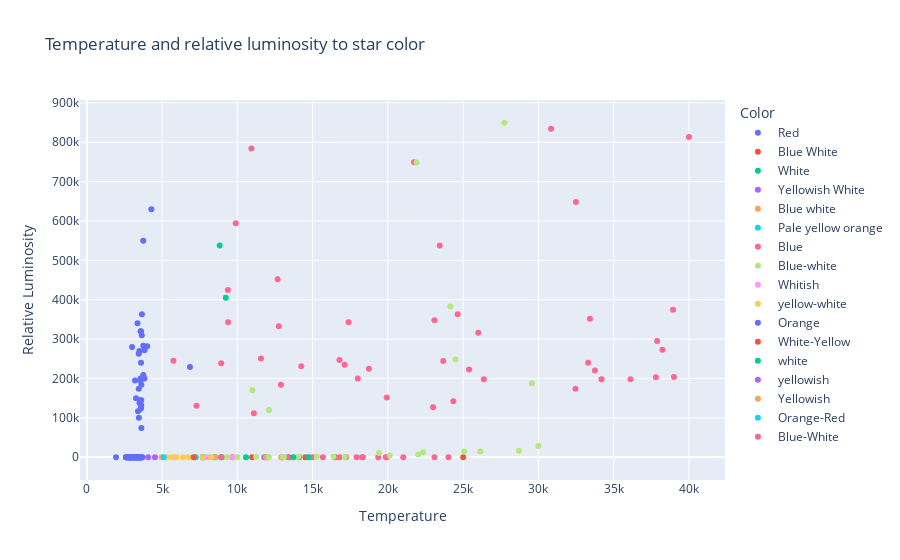

The code cell stored with this chart in its notebook:
### Code cell
###PLOT###
fig = px.scatter(df, x="Temperature", y="Relative Luminosity", color="Color", title="Temperature and relative luminosity to star color")
fig.show()

### Figure 1 — Plotly figure (JSON) as saved in the notebook; plotly's stock layout.template omitted (floating-point values rounded to 4 significant figures)
{"data": [{"hovertemplate": "Color=Red<br>Temperature=%{x}<br>Relative Luminosity=%{y}<extra></extra>", "legendgroup": "Red", "marker": {"color": "#636efa", "symbol": "circle"}, "mode": "markers", "name": "Red", "orientation": "v", "showlegend": true, "type": "scatter", "x": [3068, 3042, 2600, 2800, 1939, 2840, 2637, 2600, 2650, 2700, 3600, 3129, 3134, 3628, 2650, 3340, 2799, 3692, 3192, 3441, 3826, 3365, 3270, 3200, 3008, 3600, 3575, 3574, 3625, 3490, 3750, 3834, 3650, 3450, 3660, 3450, 3752, 3535, 3341, 3432, 2983, 2835, 2935, 3295, 2945, 2817, 2774, 2871, 3345, 3607, 3304, 3150, 3550, 3180, 2890, 3342, 2621, 3158, 3459, 3605, 3615, 3399, 3610, 3553, 4015, 3625, 6850, 3780, 3323, 3531, 3218, 3146, 3511, 3225, 2935, 2861, 2856, 2731, 3095, 3607, 3100, 2989, 3542, 3243, 3091, 3598, 3324, 3541, 3570, 3500, 3600, 3614, 2831, 2914, 3419, 3218, 3453, 2889, 2968, 3484, 2778, 3523, 3462, 3257, 2994, 3212, 3523, 3598, 3142, 3496, 3324, 3463], "xaxis": "x", "y": [0.0024, 0.0005, 0.0003, 0.0002, 0.000138, 0.00065, 0.00073, 0.0004, 0.00069, 0.00018, 0.0029, 0.0122, 0.0004, 0.0055, 0.0006, 0.0038, 0.0018, 0.00367, 0.00362, 0.039, 200000, 340000, 150000, 195000, 280000, 320000, 123000, 200000, 184000, 270000, 283000, 272000, 310000, 263000, 363000, 174000, 209000, 195000, 0.0056, 0.00067, 0.00024, 0.00034, 0.00014, 0.00098, 0.00032, 0.00098, 0.00036, 0.00072, 0.021, 0.022, 0.0085, 0.0088, 0.004, 0.001, 0.0034, 0.0015, 0.0006, 0.00135, 100000, 126000, 200000, 117000, 132000, 145000, 282000, 74000, 229000, 200000, 0.00043, 0.00093, 0.00054, 0.00015, 0.00064, 0.00076, 0.00087, 0.00019, 0.000896, 0.000437, 0.00019, 0.00023, 0.008, 0.0087, 0.0009, 0.0023, 0.0081, 0.0011, 0.0034, 0.0013, 320000, 138000, 240000, 145000, 0.000231, 0.000631, 0.000245, 0.000452, 0.000621, 0.000352, 0.000461, 0.000551, 0.000849, 0.000957, 0.0053, 0.0024, 0.0072, 0.0016, 0.0054, 0.0027, 0.00132, 0.00125, 0.0065, 0.0027], "yaxis": "y"}, {"hovertemplate": "Color=Blue White<br>Temperature=%{x}<br>Relative Luminosity=%{y}<extra></extra>", "legendgroup": "Blue White", "marker": {"color": "#EF553B", "symbol": "circle"}, "mode": "markers", "name": "Blue White", "orientation": "v", "showlegend": true, "type": "scatter", "x": [25000, 16500, 17200, 14100, 9675, 12010, 10980, 13420, 14520, 12984], "xaxis": "x", "y": [0.056, 0.013, 0.00098, 0.00067, 0.00045, 0.00078, 0.00074, 0.00059, 0.00082, 0.00088], "yaxis": "y"}, {"hovertemplate": "Color=White<br>Temperature=%{x}<br>Relative Luminosity=%{y}<extra></extra>", "legendgroup": "White", "marker": {"color": "#00cc96", "symbol": "circle"}, "mode": "markers", "name": "White", "orientation": "v", "showlegend": true, "type": "scatter", "x": [7740, 7220, 8500, 10574, 7723, 8829, 9235], "xaxis": "x", "y": [0.00049, 0.00017, 0.0005, 0.00014, 0.00014, 537493, 404940], "yaxis": "y"}, {"hovertemplate": "Color=Yellowish White<br>Temperature=%{x}<br>Relative Luminosity=%{y}<extra></extra>", "legendgroup": "Yellowish White", "marker": {"color": "#ab63fa", "symbol": "circle"}, "mode": "markers", "name": "Yellowish White", "orientation": "v", "showlegend": true, "type": "scatter", "x": [12990, 7700, 11790], "xaxis": "x", "y": [8.5e-05, 0.00011, 0.00015], "yaxis": "y"}, {"hovertemplate": "Color=Blue white<br>Temperature=%{x}<br>Relative Luminosity=%{y}<extra></extra>", "legendgroup": "Blue white", "marker": {"color": "#FFA15A", "symbol": "circle"}, "mode": "markers", "name": "Blue white", "orientation": "v", "showlegend": true, "type": "scatter", "x": [8570, 11900, 8924, 12912], "xaxis": "x", "y": [0.00081, 0.00067, 0.00028, 0.00071], "yaxis": "y"}, {"hovertemplate": "Color=Pale yellow orange<br>Temperature=%{x}<br>Relative Luminosity=%{y}<extra></extra>", "legendgroup": "Pale yellow orange", "marker": {"color": "#19d3f3", "symbol": "circle"}, "mode": "markers", "name": "Pale yellow orange", "orientation": "v", "showlegend": true, "type": "scatter", "x": [7230], "xaxis": "x", "y": [8e-05], "yaxis": "y"}, {"hovertemplate": "Color=Blue<br>Temperature=%{x}<br>Relative Luminosity=%{y}<extra></extra>", "legendgroup": "Blue", "marker": {"color": "#FF6692", "symbol": "circle"}, "mode": "markers", "name": "Blue", "orientation": "v", "showlegend": true, "type": "scatter", "x": [39000, 33750, 19860, 36108, 33300, 40000, 23000, 17120, 11096, 14245, 24630, 12893, 24345, 33421, 21020, 18290, 37800, 25390, 11567, 12675, 5752, 8927, 7282, 19923, 26373, 17383, 9373, 26000, 18000, 16790, 15680, 14982, 13340, 18340, 19920, 24020, 23092, 17920, 19360, 34190, 32460, 23678, 12749, 9383, 23440, 16787, 18734, 9892, 10930, 23095, 21738, 38234, 32489, 38940, 30839, 37882], "xaxis": "x", "y": [204000, 220000, 0.0011, 198000, 240000, 813000, 127000, 235000, 112000, 231000, 363000, 184000, 142000, 352000, 0.0015, 0.0013, 202900, 223000, 251000, 452000, 245000, 239000, 131000, 152000, 198000, 342900, 424520, 316000, 200000, 0.0014, 0.00122, 0.00118, 0.00109, 0.00134, 0.00156, 0.00159, 0.00132, 0.00111, 0.00125, 198200, 173800, 244290, 332520, 342940, 537430, 246730, 224780, 593900, 783930, 347820, 748890, 272830, 648430, 374830, 834042, 294903], "yaxis": "y"}, {"hovertemplate": "Color=Blue-white<br>Temperature=%{x}<br>Relative Luminosity=%{y}<extra></extra>", "legendgroup": "Blue-white", "marker": {"color": "#B6E880", "symbol": "circle"}, "mode": "markers", "name": "Blue-white", "orientation": "v", "showlegend": true, "type": "scatter", "x": [30000, 15276, 9030, 11250, 12098, 29560, 14060, 16390, 25070, 28700, 26140, 20120, 13023, 11000, 12100, 24490, 22350, 10012, 13089, 22012, 9320, 19400, 17140, 24145, 27739, 21904], "xaxis": "x", "y": [28840, 1136, 45, 672, 689, 188000, 1092, 1278, 14500, 16790, 14520, 4720, 998, 170000, 120000, 248490, 12450, 552, 788, 6748, 29, 10920, 883, 382993, 849420, 748490], "yaxis": "y"}, {"hovertemplate": "Color=Whitish<br>Temperature=%{x}<br>Relative Luminosity=%{y}<extra></extra>", "legendgroup": "Whitish", "marker": {"color": "#FF97FF", "symbol": "circle"}, "mode": "markers", "name": "Whitish", "orientation": "v", "showlegend": true, "type": "scatter", "x": [9700, 8052], "xaxis": "x", "y": [74, 8.7], "yaxis": "y"}, {"hovertemplate": "Color=yellow-white<br>Temperature=%{x}<br>Relative Luminosity=%{y}<extra></extra>", "legendgroup": "yellow-white", "marker": {"color": "#FECB52", "symbol": "circle"}, "mode": "markers", "name": "yellow-white", "orientation": "v", "showlegend": true, "type": "scatter", "x": [5800, 6757, 6380, 5936, 5587, 5300, 7720, 8250], "xaxis": "x", "y": [0.81, 1.43, 1.35, 1.357, 0.819, 0.59, 7.92, 9.25], "yaxis": "y"}, {"hovertemplate": "Color=Orange<br>Temperature=%{x}<br>Relative Luminosity=%{y}<extra></extra>", "legendgroup": "Orange", "marker": {"color": "#636efa", "symbol": "circle"}, "mode": "markers", "name": "Orange", "orientation": "v", "showlegend": true, "type": "scatter", "x": [3749, 4287], "xaxis": "x", "y": [550000, 630000], "yaxis": "y"}, {"hovertemplate": "Color=White-Yellow<br>Temperature=%{x}<br>Relative Luminosity=%{y}<extra></extra>", "legendgroup": "White-Yellow", "marker": {"color": "#EF553B", "symbol": "circle"}, "mode": "markers", "name": "White-Yellow", "orientation": "v", "showlegend": true, "type": "scatter", "x": [7100], "xaxis": "x", "y": [0.00029], "yaxis": "y"}, {"hovertemplate": "Color=white<br>Temperature=%{x}<br>Relative Luminosity=%{y}<extra></extra>", "legendgroup": "white", "marker": {"color": "#00cc96", "symbol": "circle"}, "mode": "markers", "name": "white", "orientation": "v", "showlegend": true, "type": "scatter", "x": [8930, 13720, 14732], "xaxis": "x", "y": [0.00056, 0.00018, 0.00011], "yaxis": "y"}, {"hovertemplate": "Color=yellowish<br>Temperature=%{x}<br>Relative Luminosity=%{y}<extra></extra>", "legendgroup": "yellowish", "marker": {"color": "#ab63fa", "symbol": "circle"}, "mode": "markers", "name": "yellowish", "orientation": "v", "showlegend": true, "type": "scatter", "x": [4526, 4077], "xaxis": "x", "y": [0.153, 0.085], "yaxis": "y"}, {"hovertemplate": "Color=Yellowish<br>Temperature=%{x}<br>Relative Luminosity=%{y}<extra></extra>", "legendgroup": "Yellowish", "marker": {"color": "#FFA15A", "symbol": "circle"}, "mode": "markers", "name": "Yellowish", "orientation": "v", "showlegend": true, "type": "scatter", "x": [4980], "xaxis": "x", "y": [0.357], "yaxis": "y"}, {"hovertemplate": "Color=Orange-Red<br>Temperature=%{x}<br>Relative Luminosity=%{y}<extra></extra>", "legendgroup": "Orange-Red", "marker": {"color": "#19d3f3", "symbol": "circle"}, "mode": "markers", "name": "Orange-Red", "orientation": "v", "showlegend": true, "type": "scatter", "x": [5112], "xaxis": "x", "y": [0.63], "yaxis": "y"}, {"hovertemplate": "Color=Blue-White<br>Temperature=%{x}<br>Relative Luminosity=%{y}<extra></extra>", "legendgroup": "Blue-White", "marker": {"color": "#FF6692", "symbol": "circle"}, "mode": "markers", "name": "Blue-White", "orientation": "v", "showlegend": true, "type": "scatter", "x": [8945], "xaxis": "x", "y": [38], "yaxis": "y"}], "layout": {"autosize": true, "legend": {"title": {"text": "Color"}, "tracegroupgap": 0}, "title": {"text": "Temperature and relative luminosity to star color"}, "xaxis": {"anchor": "y", "autorange": true, "domain": [0, 1], "range": [-355.0, 42290.0], "title": {"text": "Temperature"}, "type": "linear"}, "yaxis": {"anchor": "x", "autorange": true, "domain": [0, 1], "range": [-70100.0, 919500.0], "title": {"text": "Relative Luminosity"}, "type": "linear"}}}
